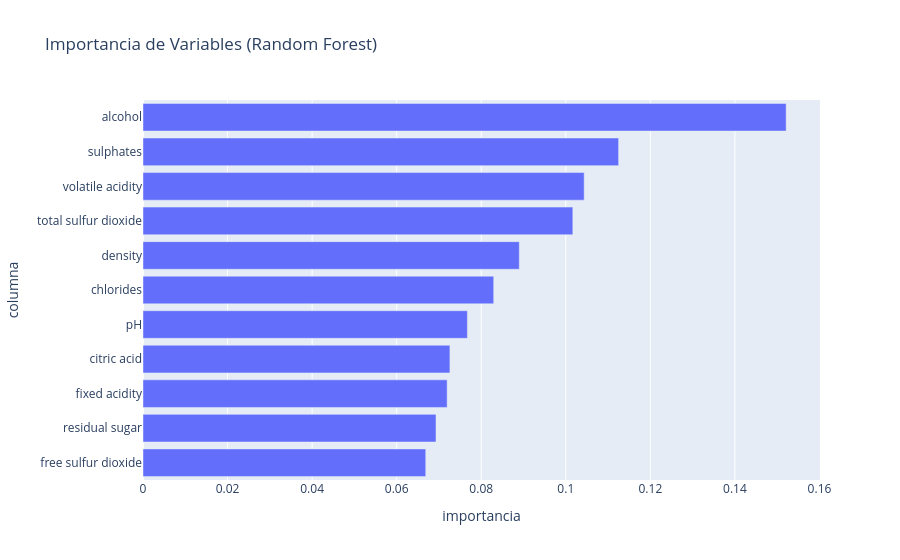

The notebook cell saved with this chart:
### Code cell
importancias = pd.DataFrame({
    "columna": X.columns,
    "importancia": rf.feature_importances_,
})

importancias = importancias.sort_values("importancia")

fig = px.bar(importancias, x="importancia", y="columna", orientation="h", title="Importancia de Variables (Random Forest)")
fig.show()

### Figure 1 — Plotly figure (JSON) as saved in the notebook; plotly's stock layout.template omitted (floating-point values rounded to 4 significant figures)
{"data": [{"hovertemplate": "importancia=%{x}<br>columna=%{y}<extra></extra>", "legendgroup": "", "marker": {"color": "#636efa", "pattern": {"shape": ""}}, "name": "", "orientation": "h", "showlegend": false, "textposition": "auto", "type": "bar", "x": [0.06688, 0.0693, 0.07194, 0.07259, 0.07672, 0.08295, 0.089, 0.1017, 0.1043, 0.1125, 0.1521], "xaxis": "x", "y": ["free sulfur dioxide", "residual sugar", "fixed acidity", "citric acid", "pH", "chlorides", "density", "total sulfur dioxide", "volatile acidity", "sulphates", "alcohol"], "yaxis": "y"}], "layout": {"barmode": "relative", "legend": {"tracegroupgap": 0}, "title": {"text": "Importancia de Variables (Random Forest)"}, "xaxis": {"anchor": "y", "domain": [0, 1], "title": {"text": "importancia"}}, "yaxis": {"anchor": "x", "domain": [0, 1], "title": {"text": "columna"}}}}
